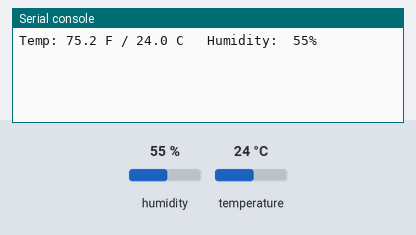
Simulated run of this program. Board: CircuitPython board. Parts: the last lines printed to the serial console. The test bench sets the inputs (shaded band); at power-on: humidity 55 %, temperature 24 °C.

Above: at 1.2 s.
1.3 s: humidity set to 22 %
At 3.6 s:
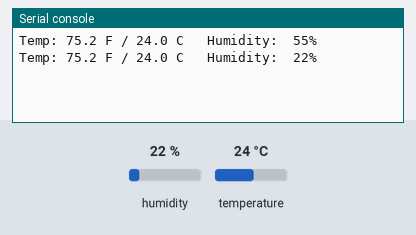
4.3 s: temperature set to 12 °C
At 6.0 s:
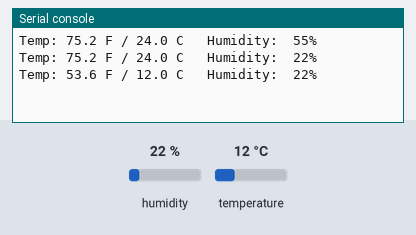
7.3 s: humidity set to 40 %
At 9.6 s:
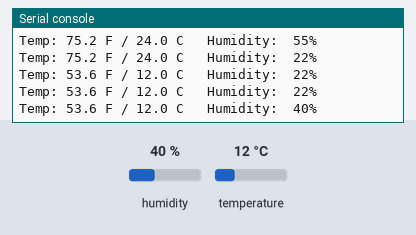
Timing chart, 0 to 11.1 s (numbered marks = the images above; inputs shaded):
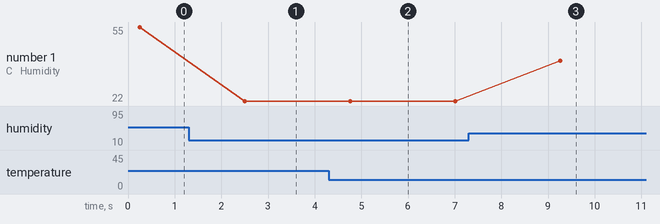

Measured:
- after the input at 1.3 s, the serial console: prints a new line after 1.2 s (image 1)
- after the input at 4.3 s, the serial console: prints a new line after 0.46 s (image 2)
- after the input at 7.3 s, the serial console: prints a new line after 2.0 s (image 3)
- plotted number 1: 55 → 22 after the input at 1.3 s, 22 → 40 after the input at 7.3 s

The program:

DHT11.py
```python
import time

import board

import adafruit_dht

dhtDevice = adafruit_dht.DHT11(board.D18)
while True:
    try:
        temperature_c = dhtDevice.temperature
        temperature_f = temperature_c * (9 / 5) + 32
        humidity = dhtDevice.humidity
        print(f"Temp: {temperature_f:.1f} F / {temperature_c:.1f} C   Humidity:  {humidity}%")
    except RuntimeError as error:
        print(error.args[0])
        time.sleep(2.0)
        continue
    except Exception as error:
        dhtDevice.exit()
        raise error
    time.sleep(2.0)
```
